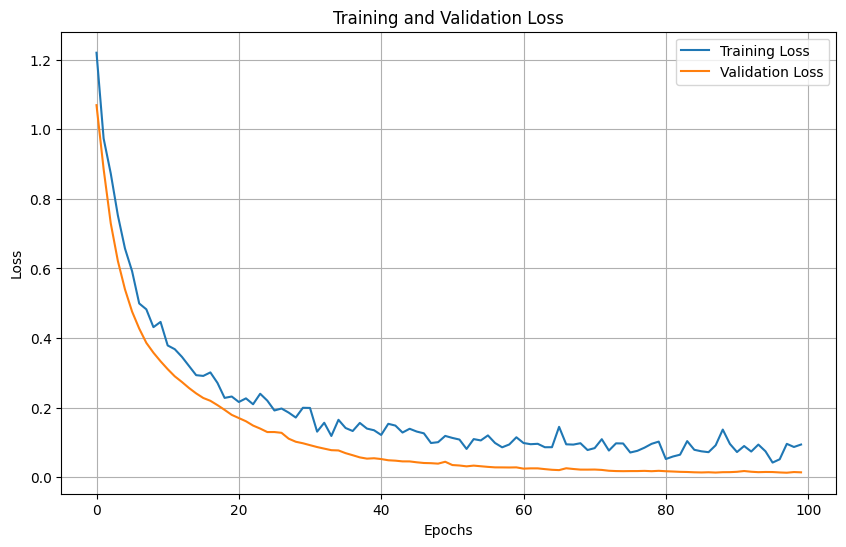

This figure's Python source:
# Drop-out
import numpy as np
import matplotlib.pyplot as plt
from sklearn.datasets import load_iris
from sklearn.model_selection import train_test_split
from sklearn.preprocessing import LabelEncoder, StandardScaler
from keras.models import Sequential
from keras.layers import Dense, Dropout
from keras.utils import to_categorical

iris = load_iris()
X = iris.data
y = iris.target

y = to_categorical(y)

X_train, X_val, y_train, y_val = train_test_split(X, y, test_size=0.3, random_state=42)

scaler = StandardScaler()
X_train = scaler.fit_transform(X_train)
X_val = scaler.transform(X_val)

model = Sequential()

model.add(Dense(64, input_dim=X_train.shape[1], activation='relu'))

model.add(Dropout(0.2))

model.add(Dense(32, activation='relu'))

model.add(Dropout(0.3))

model.add(Dense(y_train.shape[1], activation='softmax'))  

model.compile(optimizer='adam', loss='categorical_crossentropy', metrics=['accuracy'])

history = model.fit(X_train, y_train, epochs=100, batch_size=10, validation_data=(X_val, y_val))

plt.figure(figsize=(10, 6))
plt.plot(history.history['loss'], label='Training Loss')
plt.plot(history.history['val_loss'], label='Validation Loss')
plt.title('Training and Validation Loss')
plt.xlabel('Epochs')
plt.ylabel('Loss')
plt.legend()
plt.grid(True)
plt.show()
